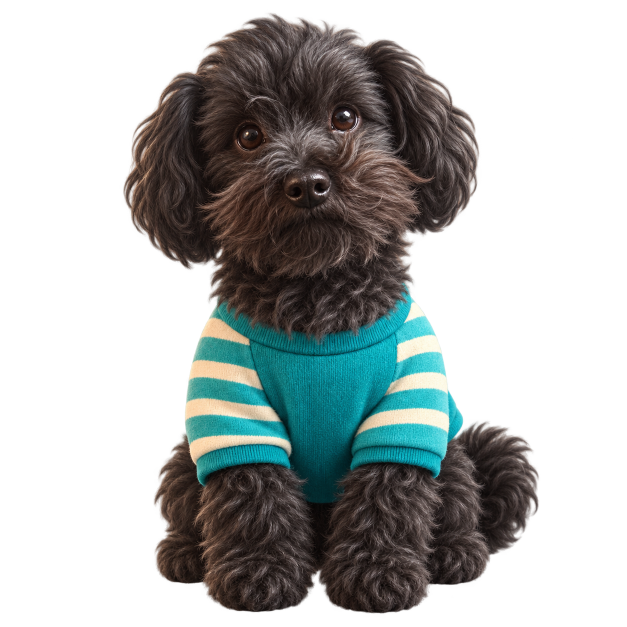
#> input picture mobile/assets/jikkun.png, 1254 x 1254 px (shown at 1/2 size)
$ python generate-dog-gradient-icon.py
#> lines starting #> are read from the running program, lines starting #| are printed output that depends on the picture; after the words box and inside, x2 and y2 are one past the last pixel; in counts of white or black regions, pixels touching at a corner belong together
"""Build the iOS icon from the original dog cutout and exact brand colors."""

from pathlib import Path

from PIL import Image, ImageDraw


ASSETS = Path(__file__).resolve().parents[1] / "assets"
SIZE = 1024
TOP = (0x0D, 0x93, 0xFC)
BOTTOM = (0x01, 0x56, 0xF4)

canvas = Image.new("RGB", (SIZE, SIZE), "#9FC7D9")
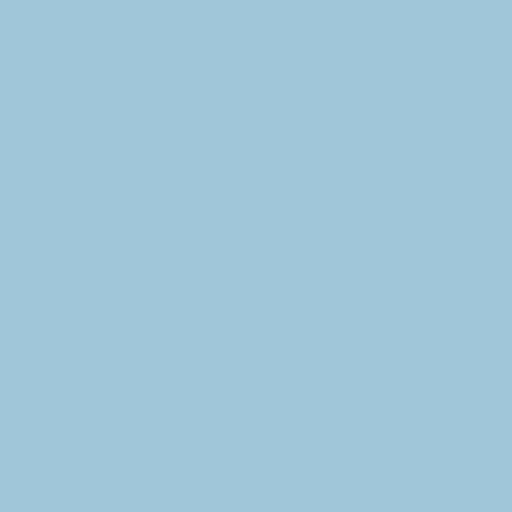
#> canvas: PIL image 1024x1024 RGB (shown at 1/2 size); mean R, G, B 159, 199, 217
circle = Image.new("L", (SIZE, SIZE))
#> circle: PIL image 1024x1024 L; every value is 0
ImageDraw.Draw(circle).ellipse((32, 32, 992, 992), fill=255)
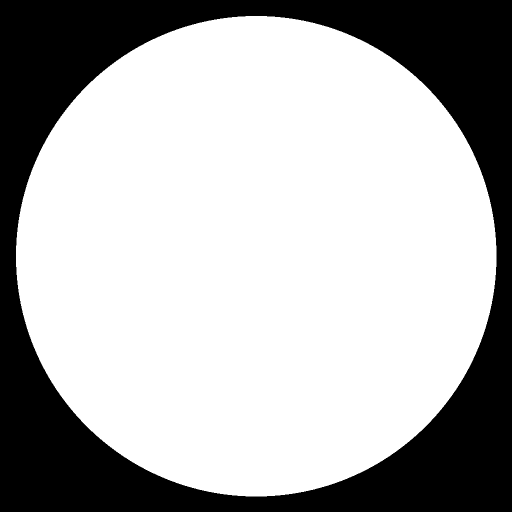
#> circle: PIL image 1024x1024 L (shown at 1/2 size); 69.2% white; 1 black region, box (x1, y1, x2, y2) and area: (0, 0, 1024, 1024) 323379

gradient = Image.new("RGB", (SIZE, SIZE))
#> gradient: PIL image 1024x1024 RGB; every value is 0
for y in range(SIZE):
    t = min(1, max(0, (y - 32) / 960))
    color = tuple(round(a * (1 - t) + b * t) for a, b in zip(TOP, BOTTOM))
    ImageDraw.Draw(gradient).line((0, y, SIZE, y), fill=color)
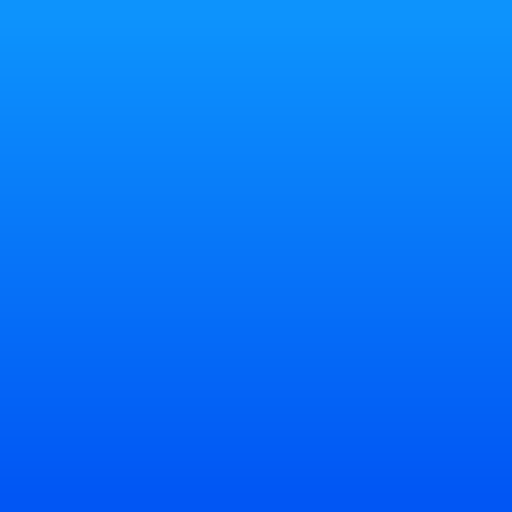
#> gradient: PIL image 1024x1024 RGB (shown at 1/2 size); mean R, G, B 7, 116.5, 248
canvas.paste(gradient, (0, 0), circle)
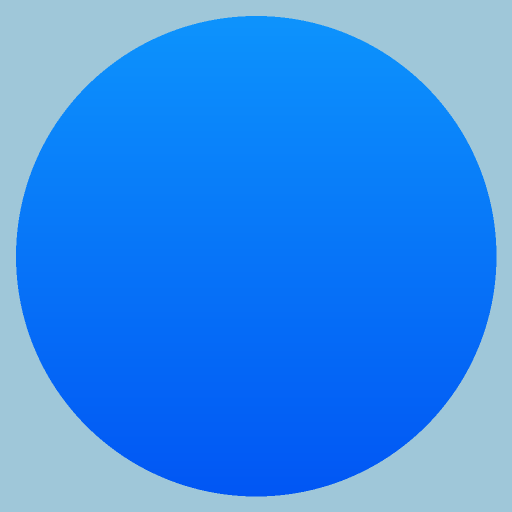
#> canvas: PIL image 1024x1024 RGB (shown at 1/2 size); mean R, G, B 53.9, 141.9, 238.4

dog = Image.open(ASSETS / "jikkun.png").convert("RGBA")
#> dog is the input picture: PIL image 1254x1254 RGBA; mean R, G, B, A 29.1, 33, 31.6, 105.9
# Keep the head prominent; the circle naturally masks the paws at the bottom.
dog = dog.resize((960, round(dog.height * 960 / dog.width)), Image.Resampling.LANCZOS)
#> dog: PIL image 960x960 RGBA
dog_layer = Image.new("RGBA", (SIZE, SIZE))
#> dog_layer: PIL image 1024x1024 RGBA; every value is 0
dog_layer.alpha_composite(dog, ((SIZE - dog.width) // 2, 100))
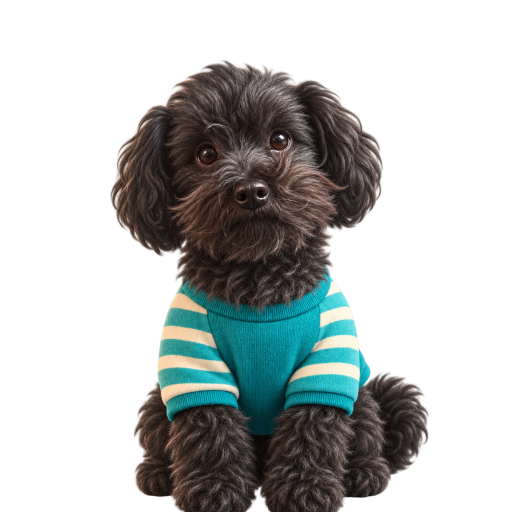
#> dog_layer: PIL image 1024x1024 RGBA (shown at 1/2 size); mean R, G, B, A 25.3, 28.8, 27.6, 92.5; transparent parts drawn white
dog_alpha = Image.composite(dog_layer.getchannel("A"), Image.new("L", (SIZE, SIZE)), circle)
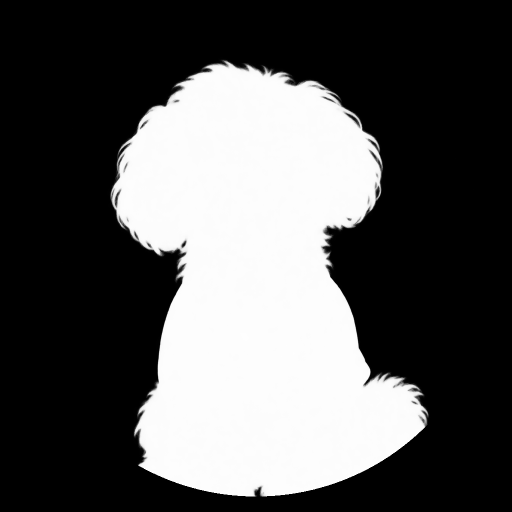
#> dog_alpha: PIL image 1024x1024 L (shown at 1/2 size); min 0, max 255, mean 86.9
canvas.paste(dog_layer.convert("RGB"), (0, 0), dog_alpha)
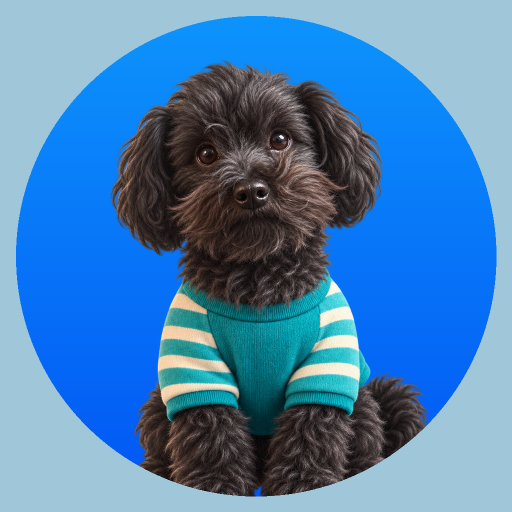
#> canvas: PIL image 1024x1024 RGB (shown at 1/2 size); mean R, G, B 73.9, 129.7, 179.2

canvas.save(ASSETS / "app-icon-dog-gradient.png", format="PNG")
